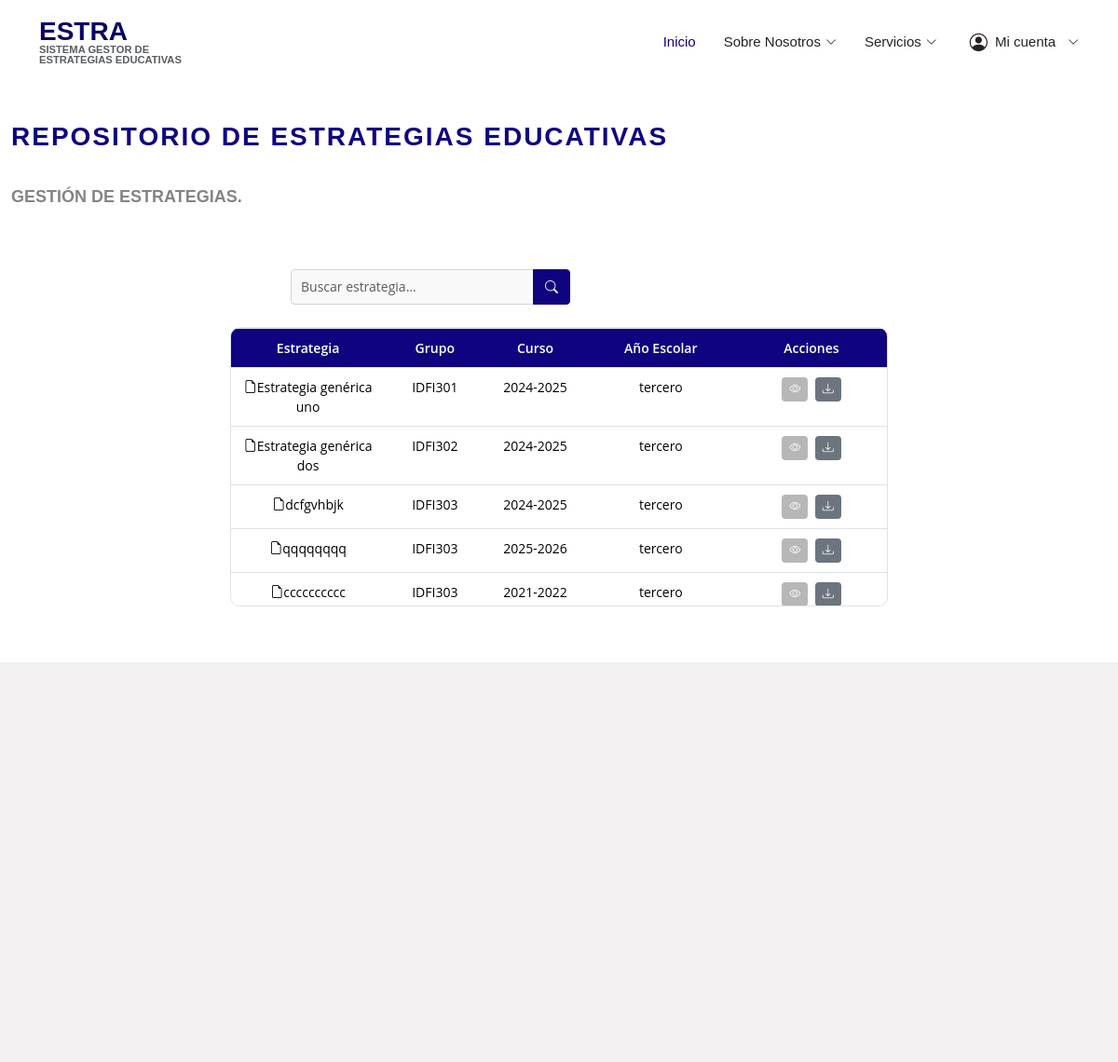
/estrategias/ (signed in), run on the app's committed database.
### estrategias/models.py (models this page shows, shortened)
class Estrategia(models.Model):
    ANIO_CHOICES = [
        ('primero', 'Primero'),
        ('segundo', 'Segundo'),
        ('tercero', 'Tercero'),
        ('cuarto', 'Cuarto'),
    ]
    curso = models.CharField(max_length=20)
    anio_escolar = models.CharField(max_length=10, choices=ANIO_CHOICES)
    grupo = models.CharField(max_length=20)
    nombre = models.CharField(max_length=255, blank=True, default="Estrategia_{id}")
    autor = models.CharField(max_length=255, blank=True, default="autor_{id}")
    plan_estudios = models.TextField(blank=True, default="plan_estudios_{id}")
    obj_general = models.TextField(blank=True, default="objetivo_general_{id}")
    obj_estrategia = models.TextField(blank=True, default="objetivos_estrategia_{id}")
    dir_grupo = models.CharField(max_length=255, blank=True, default="direccion_grupo_{id}")
    caract_grupo = models.TextField(blank=True, default="caracteristicas_grupo_{id}")
    colect_pedagogico = models.TextField(blank=True, default="colectivo_pedagogico_{id}")
    dim_curricular = models.TextField(blank=True, default="dimension_curricular_{id}")
    dim_extensionista = models.TextField(blank=True, default="dimension_extensionista_{id}")
    dim_politica = models.TextField(blank=True, default="dimension_politico_ideologica_{id}")
    obj_dc = models.TextField(blank=True, default="obj_dc_{id}")
    plan_dc = models.TextField(blank=True, default="plan_dc_{id}")
    obj_de = models.TextField(blank=True, default="obj_de_{id}")
    plan_de = models.TextField(blank=True, default="plan_de_{id}")
    obj_dp = models.TextField(blank=True, default="obj_dp_{id}")
    plan_dp = models.TextField(blank=True, default="plan_dp_{id}")
    evaluacion = models.TextField(blank=True, default="evaluacion_integral_{id}")
    otros_aspectos = models.TextField(blank=True, default="otros_aspectos_{id}")
    conclusiones = models.TextField(blank=True, default="conclusiones_{id}")
    fecha_creacion = models.DateTimeField(auto_now_add=True, null=True,blank=True)
    fecha_modificacion = models.DateTimeField(auto_now=True, null=True,blank=True)
    class Meta:
        unique_together = ('curso', 'grupo')

### estrategias/vistas/vistas_usuario.py (the view, shortened to what this page needs)
# urls.py: path('estrategias/', vistas_usuario.visualizar_estrategias, name='estrategias'),
def visualizar_estrategias(request):
    if not request.user.is_authenticated:
        messages.error(request, "Debes iniciar sesión para realizar esta acción.")
        return redirect('login')
    """Visualizar todas las estrategias."""
    query = request.GET.get("q", "")
    estrategias = Estrategia.objects.all()
    if hasattr(request.user, 'grupo') and request.user.grupo:
        estrategias = estrategias.filter(grupo=request.user.grupo)
    return render(request, "usuarios/listar_estrategias.html", {"estrategias": estrategias, "query": query})

### templates/usuarios/listar_estrategias.html (shortened to what this page needs)
{% extends "baseg.html" %}
{% load static %}
{% block content %}
<div id="maind">
    <section id="estrategia-educativa" class="estrategia-educativa section-bg">
      <div class="container-fluid">
        <div class="section-title">
          <h2>Repositorio de Estrategias Educativas</h2>
          <br>
          <p>Gestión de estrategias.</p>
          <br>
        </div>
    <form method="GET" action="{% url 'estrategias' %}" class="search-bar mb-4">
      <div class="input-group">
        <input type="text" name="q" class="form-control" placeholder="Buscar estrategia..." aria-label="Buscar" value="{{ request.GET.q }}">
        <button class="btn btn-primary" type="submit">
          <i class="bi bi-search"></i>
        </button>
      </div>
    </form>
        <form id="form-eliminar-estrategias" method="POST" action="{% url 'p_eliminar_estrategias' %}">
          <div class="table-container">
            <div class="table-responsive">
              <table class="table table-bordered table-hover custom-table">
                <thead>
                  <tr>
                    <th>Estrategia</th>
                    <th>Grupo</th>
                    <th>Curso</th>
                    <th>Año Escolar</th>
                    <th>Acciones</th>
                  </tr>
                </thead>
                <tbody>
                  {% for estrategia in estrategias %}
                  <tr data-id="{{ estrategia.id }}">
                    <td>
                      <i class="bi bi-file-earmark"></i>{{ estrategia.nombre }}
                    </td>
                    <td>{{ estrategia.grupo }}</td>
                    <td>{{ estrategia.curso }}</td>
                    <td>{{ estrategia.anio_escolar }}</td>
                    <td>
                      <button type="button" class="btn btn-action btn-ver-detalles" data-id="{{ estrategia.id }}" title="Ver Detalles">
                        <i class="bi bi-eye"></i>
                      </button>
                      <button type="button" class="btn btn-action btn-descargar-pdf  btn-secondary" data-id="{{ estrategia.id }}" title="DescargarPdf">
                        <i class="bi bi-download"></i>
                      </button>
                    </td>
                  </tr>
                  {% endfor %}
                </tbody>
              </table>
            </div>
          </div>
        </form>
      </div>
    </section>
</div>
{% endblock %}

### static/assets/css/style.css (style rules this page uses)
body { font-family: "Open Sans", sans-serif; color: #282121; }
h1, h2, h3, h4, h5, h6 { font-family: "Raleway", sans-serif; }
section { padding: 60px 0; overflow: hidden; }
.section-bg, .services .icon-box { background-color: #ffffff; }
.section-title { padding-bottom: 40px; }
.section-title h2 { font-size: clamp(12px, 2.5vw, 14px); font-weight: 500; padding: 0; line-height: 1.2; margin: 0 0 10px 0; letter-spacing: 2px; text-transform: uppercase; color: #aaaaaa; font-family: "Poppins", sans-serif; word-break: break-word; }
.section-title p { margin: 0; margin: 0; font-size: 36px; font-weight: 700; text-transform: uppercase; font-family: "Poppins", sans-serif; color: #020d19; }
.estrategia-educativa { padding: 60px 0; background-color: #ffffff; }
.estrategia-educativa .section-title h2 { margin-top: 70px; font-size: 28px; font-weight: 700; color: #100380; }
.estrategia-educativa .section-title p { font-size: 18px; color: #848484; }
.table-container { max-height: 300px; overflow-y: auto; border: 1px solid #dee2e6; border-radius: 10px; margin-bottom: 20px; margin: 0 auto; width: 60%; }
.custom-table { width: 100%; border-collapse: collapse; font-size: 14px; }
.custom-table th, .custom-table td { padding: 10px; text-align: center; border: none; }
.custom-table th { background-color: #100380; color: #fff; font-weight: 600; position: sticky; top: 0; }
.custom-table th:nth-child(1), .custom-table td:nth-child(1) { width: 15%; }
.custom-table th:nth-child(2), .custom-table td:nth-child(2) { width: 10%; }
.custom-table th:nth-child(3), .custom-table td:nth-child(3) { width: 10%; }
.custom-table th:nth-child(4), .custom-table td:nth-child(4) { width: 15%; }
.custom-table th:nth-child(5),.custom-table td:nth-child(5) { width: 15%; }
.btn-ver-detalles { background-color: #b8b7b7; color: #fff; }
.btn-action { padding: 4px 8px; border: none; border-radius: 4px; transition: background-color 0.3s ease; margin: 0 2px; display: inline-flex; align-items: center; justify-content: center; font-size: 12px; }
.btn-action i { color: #fff; font-size: 12px; }
.search-bar { margin-bottom: 20px; width: 100%; max-width: 300px; margin-left: 300px; }
.search-bar .input-group { display: flex; align-items: stretch; width: 100%; }
.search-bar .form-control { border: 1px solid #d3d3d3; border-radius: 4px 0 0 4px; padding: 6px 10px; font-size: 14px; background-color: #f9f9f9; outline: none; box-shadow: none; flex: 1; width: 70%; }
.search-bar .btn-primary { background-color: #100380; border: 1px solid #100380; border-radius: 0 4px 4px 0; padding: 6px 12px; transition: background-color 0.3s ease; width: auto; }
.search-bar .btn-primary i { font-size: 14px; }
.form-control { transition: border-color 0.15s ease-in-out, box-shadow 0.15s ease-in-out; }

### data on the page
Estrategia: nombre "Estrategia genérica uno", grupo "IDFI301", curso "2024-2025", anio_escolar "tercero"
Estrategia: nombre "Estrategia genérica dos", grupo "IDFI302", curso "2024-2025", anio_escolar "tercero"
Estrategia: nombre "dcfgvhbjk", grupo "IDFI303", curso "2024-2025", anio_escolar "tercero"
Estrategia: nombre "qqqqqqqq", grupo "IDFI303", curso "2025-2026", anio_escolar "tercero"
Estrategia: nombre "cccccccccc", grupo "IDFI303", curso "2021-2022", anio_escolar "tercero"
